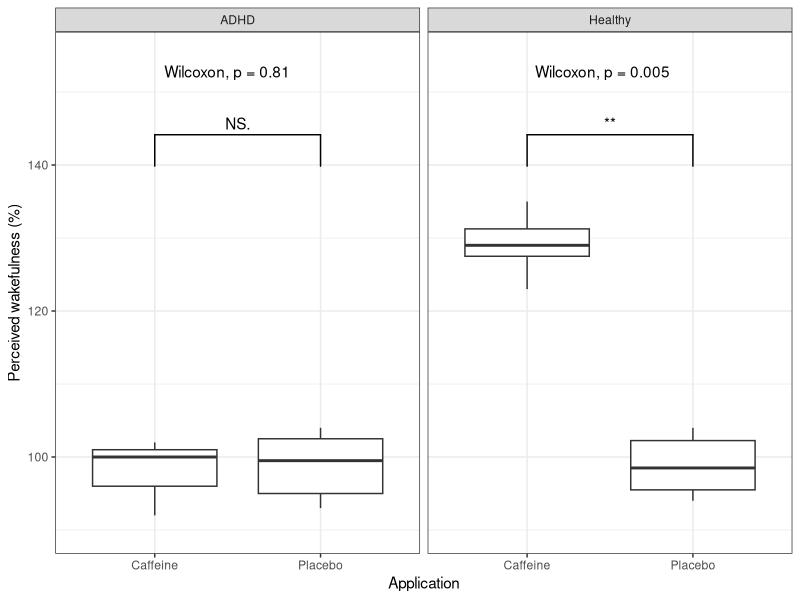

Here is the R script that generated this plot:
## ---- chunk 1
#| echo: false
#| warning: false
#| label: fig-plot
#| fig-cap: "Effect of oral caffeine intake on the perceived wakefulness of healthy individuals and ADHD patients. Caffeine group was administered 30 mg of caffeine in form of coffee. Placebo group was administered decaffeinated coffee. 100% perceived wakefulness corresponds to normal wake alertness. Twelve individuals in each health status group. Six individuals per application. NS. = Not significant (P > 0.05); ** = Significant (P <= 0.01)"

library("tidyverse")
library("dplyr")
library("ggsignif")
library("ggpubr")

set1 <- read.csv("data/set1.csv")

ggplot(data = set1, aes(x = Group, y = Wakefulness)) +
  geom_boxplot() +
  facet_wrap(~Status) +
  geom_signif(comparisons = list(c("Placebo", "Caffeine")), map_signif_level = TRUE, tip_length = 0.1, y_position = 142) +
  stat_compare_means(label.x = 1.21, label.y = 152) +
  ylim(90, 155) +
  labs(x = "Application", y = "Perceived wakefulness (%)") + 
  theme_bw()
